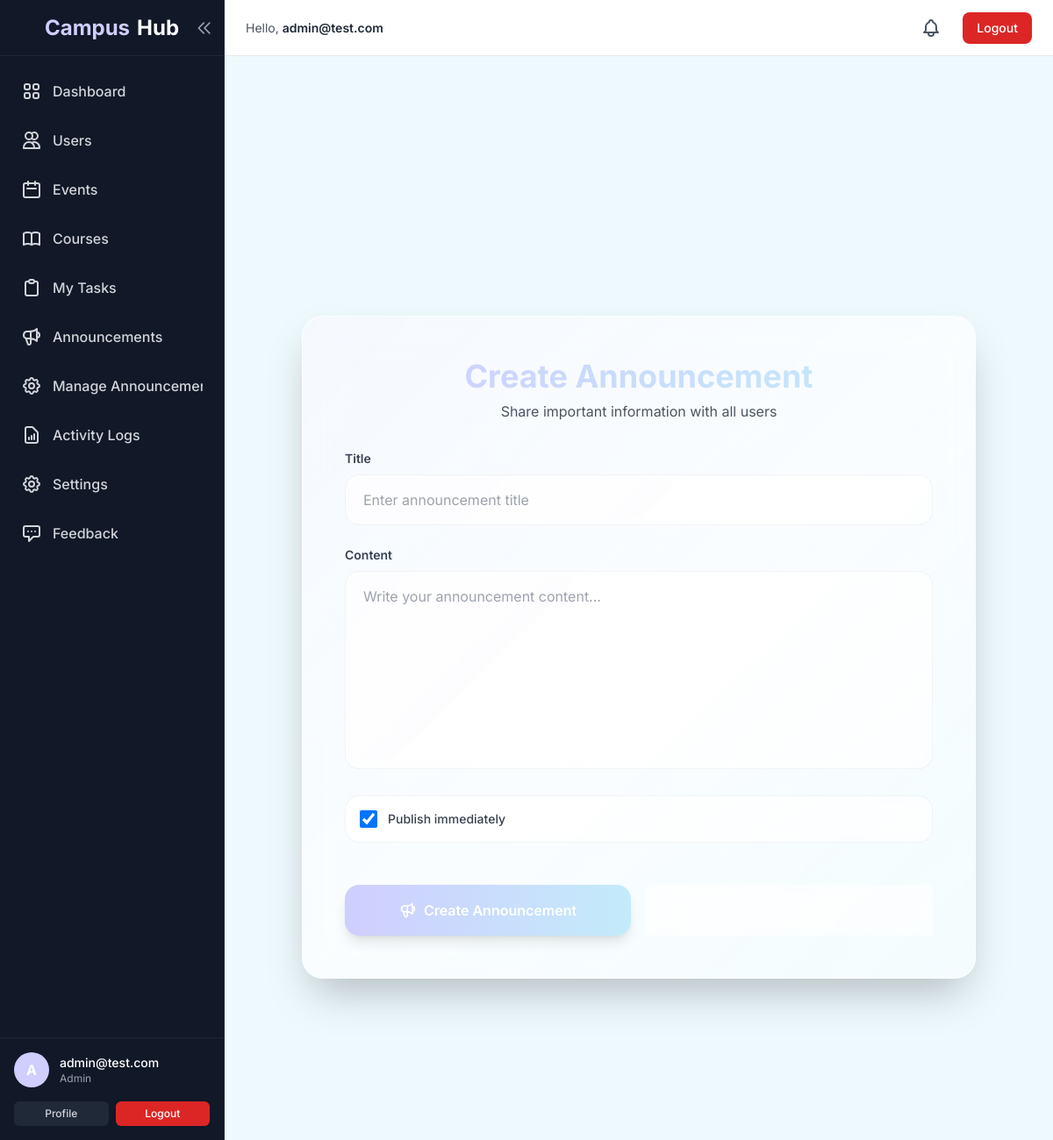
The page /admin/announcements/create (signed in) on the database its author committed.
### CampusHub/models/user_model.py (models this page shows, shortened)
class User(UserMixin, db.Model):
    __tablename__ = 'users'
    id = db.Column(db.Integer, primary_key=True)
    email = db.Column(db.String(120), index=True, unique=True, nullable=False)
    username = db.Column(db.String(80), nullable=True)
    password_hash = db.Column(db.String(128))
    role = db.Column(db.String(20), default='student') # student, teacher, admin
    is_active = db.Column(db.Boolean, default=True)
    receive_email_notifications = db.Column(db.Boolean, default=True)
    tasks = db.relationship('Task', backref='user', lazy=True)

### CampusHub/controllers/announcement_controller.py (the view, shortened to what this page needs)
@announcement_bp.route('/admin/announcements/create', methods=['GET', 'POST'])
@login_required
@admin_required
def create():
    return render_template('admin/announcement/create.html')

### CampusHub/templates/admin/announcement/create.html (shortened to what this page needs)
{% extends "layout.html" %}
{% block content %}
<div class="min-h-screen flex items-center justify-center py-12 px-4">
    <div class="w-full max-w-3xl">
        <div class="relative backdrop-blur-xl bg-white/70 rounded-3xl shadow-2xl border border-white/20 p-8 md:p-12">
            <div
                class="absolute inset-0 bg-gradient-to-br from-lamaPurple/10 via-transparent to-lamaSky/10 rounded-3xl pointer-events-none">
            </div>
            <div class="relative z-10">
                <div class="text-center mb-8">
                    <h1
                        class="text-4xl font-bold bg-gradient-to-r from-lamaPurple to-lamaSky bg-clip-text text-transparent mb-2">
                    </h1>
                    <p class="text-gray-600">Share important information with all users</p>
                </div>
                <form method="POST" class="space-y-6">
                    <div class="group">
                        <label for="title" class="block text-sm font-semibold text-gray-700 mb-2">
                            Title
                        </label>
                        <input type="text" id="title" name="title" required class="w-full px-5 py-4 bg-white/50 backdrop-blur-sm border border-gray-200/50 rounded-2xl
                                   focus:outline-none focus:ring-2 focus:ring-lamaPurple/50 focus:border-transparent
                                   transition-all duration-300 placeholder-gray-400
                                   hover:bg-white/70 hover:shadow-md" placeholder="Enter announcement title">
                    </div>
                    <div class="group">
                        <label for="content" class="block text-sm font-semibold text-gray-700 mb-2">
                            Content
                        </label>
                        <textarea id="content" name="content" rows="8" required class="w-full px-5 py-4 bg-white/50 backdrop-blur-sm border border-gray-200/50 rounded-2xl
                                   focus:outline-none focus:ring-2 focus:ring-lamaPurple/50 focus:border-transparent
                                   transition-all duration-300 placeholder-gray-400 resize-none
                                   hover:bg-white/70 hover:shadow-md"
                            placeholder="Write your announcement content..."></textarea>
                    </div>
                    <div
                        class="flex items-center p-4 bg-white/50 backdrop-blur-sm rounded-2xl border border-gray-200/50">
                        <input type="checkbox" id="is_published" name="is_published" checked
                            class="w-5 h-5 text-lamaPurple border-gray-300 rounded focus:ring-lamaPurple/50">
                        <label for="is_published" class="ml-3 text-sm font-medium text-gray-700">
                            Publish immediately
                        </label>
                    </div>
                    <div class="flex flex-col sm:flex-row gap-4 pt-6">
                        <button type="submit"
                            class="flex-1 px-8 py-4 bg-gradient-to-r from-lamaPurple to-lamaSky text-white font-semibold rounded-2xl
                                   shadow-lg hover:shadow-xl transform hover:-translate-y-0.5
                                   transition-all duration-300 focus:outline-none focus:ring-2 focus:ring-lamaPurple/50">
                            <span class="flex items-center justify-center gap-2">
                                Create Announcement
                            </span>
                        </button>
                        <a href="{{ url_for('announcement.admin_list') }}" class="flex-1 px-8 py-4 bg-white/50 backdrop-blur-sm border border-gray-200/50 text-gray-700 font-semibold rounded-2xl
                                   text-center hover:bg-white/70 hover:shadow-md
                                   transition-all duration-300 focus:outline-none focus:ring-2 focus:ring-gray-300/50">
                        </a>
                    </div>
                </form>
            </div>
        </div>
        <div class="absolute top-0 left-0 w-72 h-72 bg-lamaPurple/20 rounded-full filter blur-3xl opacity-30 -z-10">
        </div>
        <div class="absolute bottom-0 right-0 w-96 h-96 bg-lamaSky/20 rounded-full filter blur-3xl opacity-30 -z-10">
        </div>
    </div>
</div>
{% endblock %}

### CampusHub/templates/layout.html (shortened to what this page needs)
<!DOCTYPE html>
<html lang="en">
<head>
    <script src="https://cdn.tailwindcss.com"></script>
</head>
<body class="bg-gray-100 text-gray-800">
    <div class="flex h-screen overflow-hidden">
        {% if current_user.is_authenticated %}
        <aside id="sidebar"
            class="sidebar-expanded bg-gray-900 border-r border-gray-800 hidden md:flex flex-col text-white transition-all duration-300 relative z-20">
            <div class="h-16 flex items-center justify-center border-b border-gray-800 overflow-hidden relative">
                <a href="{{ url_for('user.dashboard') }}"
                    class="logo-text text-2xl font-bold text-white flex items-center gap-2 hover:text-lamaSky transition-colors duration-300 whitespace-nowrap">
                    <span class="text-lamaPurple">Campus</span>Hub
                </a>
                <button onclick="toggleSidebar()"
                    class="absolute right-2 top-1/2 transform -translate-y-1/2 p-1 rounded-md text-gray-400 hover:bg-gray-800 hover:text-white transition-colors">
                    <svg id="collapseIcon" xmlns="http://www.w3.org/2000/svg"
                        class="h-5 w-5 transition-transform duration-300" fill="none" viewBox="0 0 24 24"
                        stroke="currentColor">
                        <path stroke-linecap="round" stroke-linejoin="round" stroke-width="2"
                            d="M11 19l-7-7 7-7m8 14l-7-7 7-7" />
                    </svg>
                </button>
            </div>
            <nav class="flex-1 overflow-y-auto py-4 custom-scrollbar overflow-x-hidden">
                <ul class="space-y-2 px-3">
                    <li>
                        <a href="{{ url_for('user.dashboard') }}"
                            class="flex items-center px-3 py-3 text-gray-300 hover:bg-gray-800 hover:text-lamaSky rounded-xl transition-all duration-300 group"
                            title="Dashboard">
                            <span
                                class="sidebar-label font-medium ml-3 whitespace-nowrap overflow-hidden">Dashboard</span>
                        </a>
                    </li>
                    {% if current_user.role == 'admin' %}
                    <li>
                        <a href="{{ url_for('admin.users_list') }}"
                            class="flex items-center px-3 py-3 text-gray-300 hover:bg-gray-800 hover:text-lamaPurple rounded-xl transition-all duration-300 group"
                            title="Users">
                            <svg xmlns="http://www.w3.org/2000/svg" class="h-6 w-6 flex-shrink-0" fill="none"
                                viewBox="0 0 24 24" stroke="currentColor">
                                <path stroke-linecap="round" stroke-linejoin="round" stroke-width="2"
                                    d="M12 4.354a4 4 0 110 5.292M15 21H3v-1a6 6 0 0112 0v1zm0 0h6v-1a6 6 0 00-9-5.197M13 7a4 4 0 11-8 0 4 4 0 018 0z" />
                            </svg>
                            <span class="sidebar-label font-medium ml-3 whitespace-nowrap overflow-hidden">Users</span>
                        </a>
                    </li>
                    {% endif %}
                    <li>
                        <a href="{{ url_for('event.list_events') }}"
                            class="flex items-center px-3 py-3 text-gray-300 hover:bg-gray-800 hover:text-lamaYellow rounded-xl transition-all duration-300 group"
                            title="Events">
                            <svg xmlns="http://www.w3.org/2000/svg" class="h-6 w-6 flex-shrink-0" fill="none"
                                viewBox="0 0 24 24" stroke="currentColor">
                                <path stroke-linecap="round" stroke-linejoin="round" stroke-width="2"
                                    d="M8 7V3m8 4V3m-9 8h10M5 21h14a2 2 0 002-2V7a2 2 0 00-2-2H5a2 2 0 00-2 2v12a2 2 0 002 2z" />
                            </svg>
                            <span class="sidebar-label font-medium ml-3 whitespace-nowrap overflow-hidden">Events</span>
                        </a>
                    </li>
                    <li>
                        <a href="{{ url_for('course.index') }}"
                            class="flex items-center px-3 py-3 text-gray-300 hover:bg-gray-800 hover:text-blue-400 rounded-xl transition-all duration-300 group"
                            title="Courses">
                            <span
                                class="sidebar-label font-medium ml-3 whitespace-nowrap overflow-hidden">Courses</span>
                        </a>
                    </li>
                    <li>
                        <a href="{{ url_for('task.list_tasks') }}"
                            class="flex items-center px-3 py-3 text-gray-300 hover:bg-gray-800 hover:text-pink-400 rounded-xl transition-all duration-300 group"
                            title="My Tasks">
                            <span class="sidebar-label font-medium ml-3 whitespace-nowrap overflow-hidden">My
                                Tasks</span>
                        </a>
                    </li>
                    <li>
                        <a href="{{ url_for('announcement.list_announcements') }}"
                            class="flex items-center px-3 py-3 text-gray-300 hover:bg-gray-800 hover:text-green-400 rounded-xl transition-all duration-300 group"
                            title="Announcements">
                            <span
                                class="sidebar-label font-medium ml-3 whitespace-nowrap overflow-hidden">Announcements</span>
                        </a>
                    </li>
                    {% if current_user.role == 'admin' %}
                    <li>
                        <a href="{{ url_for('announcement.admin_list') }}"
                            class="flex items-center px-3 py-3 text-gray-300 hover:bg-gray-800 hover:text-lamaPurple rounded-xl transition-all duration-300 group"
                            title="Manage Announcements">
                            <span class="sidebar-label font-medium ml-3 whitespace-nowrap overflow-hidden">Manage
                                Announcements</span>
                        </a>
                    </li>
                    <li>
                        <a href="{{ url_for('admin.logs') }}"
                            class="flex items-center px-3 py-3 text-gray-300 hover:bg-gray-800 hover:text-blue-400 rounded-xl transition-all duration-300 group"
                            title="Activity Logs">
                            <span class="sidebar-label font-medium ml-3 whitespace-nowrap overflow-hidden">Activity
                                Logs</span>
                        </a>
                    </li>
                    {% endif %}
                    <li>
                        <a href="{{ url_for('user.settings') }}"
                            class="flex items-center px-3 py-3 text-gray-300 hover:bg-gray-800 hover:text-lamaSky rounded-xl transition-all duration-300 group"
                            title="Settings">
                            <span
                                class="sidebar-label font-medium ml-3 whitespace-nowrap overflow-hidden">Settings</span>
                        </a>
                    </li>
                    <li>
                        <button onclick="document.getElementById('feedbackModal').classList.remove('hidden')"
                            class="w-full flex items-center px-3 py-3 text-gray-300 hover:bg-gray-800 hover:text-indigo-400 rounded-xl transition-all duration-300 group"
                            title="Send Feedback">
                            <svg xmlns="http://www.w3.org/2000/svg" class="h-6 w-6 flex-shrink-0" fill="none"
                                viewBox="0 0 24 24" stroke="currentColor">
                                <path stroke-linecap="round" stroke-linejoin="round" stroke-width="2"
                                    d="M8 10h.01M12 10h.01M16 10h.01M9 16H5a2 2 0 01-2-2V6a2 2 0 012-2h14a2 2 0 012 2v8a2 2 0 01-2 2h-5l-5 5v-5z" />
                            </svg>
                            <span
                                class="sidebar-label font-medium ml-3 whitespace-nowrap overflow-hidden">Feedback</span>
                        </button>
                    </li>
                </ul>
            </nav>
            <div class="p-4 border-t border-gray-800 overflow-hidden">
                <div class="flex items-center gap-3">
                    <div
                        class="flex-shrink-0 w-10 h-10 rounded-full bg-lamaPurple flex items-center justify-center text-white font-bold cursor-pointer hover:opacity-80 transition-opacity">
                        {{ current_user.email[0].upper() }}
                    </div>
                    <div class="flex-1 min-w-0 sidebar-label overflow-hidden">
                        <p class="text-sm font-medium text-white truncate">{{ current_user.email }}</p>
                        <p class="text-xs text-gray-400 truncate">{{ current_user.role.capitalize() }}</p>
                    </div>
                </div>
                <div class="mt-4 flex gap-2 sidebar-label overflow-hidden">
                    <a href="{{ url_for('user.profile') }}"
                        class="flex-1 text-center px-3 py-1.5 text-xs font-medium text-gray-300 bg-gray-800 rounded-md hover:bg-gray-700 transition-all duration-300">Profile</a>
                    <a href="{{ url_for('auth.logout') }}"
                        class="flex-1 text-center px-3 py-1.5 text-xs font-medium text-white bg-red-600 rounded-md hover:bg-red-700 transition-all duration-300">Logout</a>
                </div>
            </div>
        </aside>
        {% endif %}
        <div class="flex-1 flex flex-col overflow-hidden">
            {% if current_user.is_authenticated %}
            <header class="hidden md:flex h-16 bg-white border-b border-gray-200 items-center justify-between px-6">
                <div class="text-sm text-gray-600">
                    Hello, <span class="font-semibold text-gray-800">{{ current_user.email }}</span>
                </div>
                <div class="flex items-center gap-4">
                    <div class="relative">
                        <button onclick="toggleNotifications()"
                            class="relative p-2 text-gray-600 hover:text-gray-800 transition-colors duration-300">
                        </button>
                    </div>
                    <a href="{{ url_for('auth.logout') }}"
                        class="px-4 py-2 text-sm font-medium text-white bg-red-600 rounded-lg hover:bg-red-700 transition-all duration-300">
                        Logout
                    </a>
                </div>
            </header>
            {% endif %}
            <main class="flex-1 overflow-x-hidden overflow-y-auto bg-lamaSkyLight p-6">
                {% block content %}{% endblock %}
            </main>
        </div>
    </div>
</body>
</html>

### rows shown on the page
User: email "A", email "admin@test.com", role "Admin"
